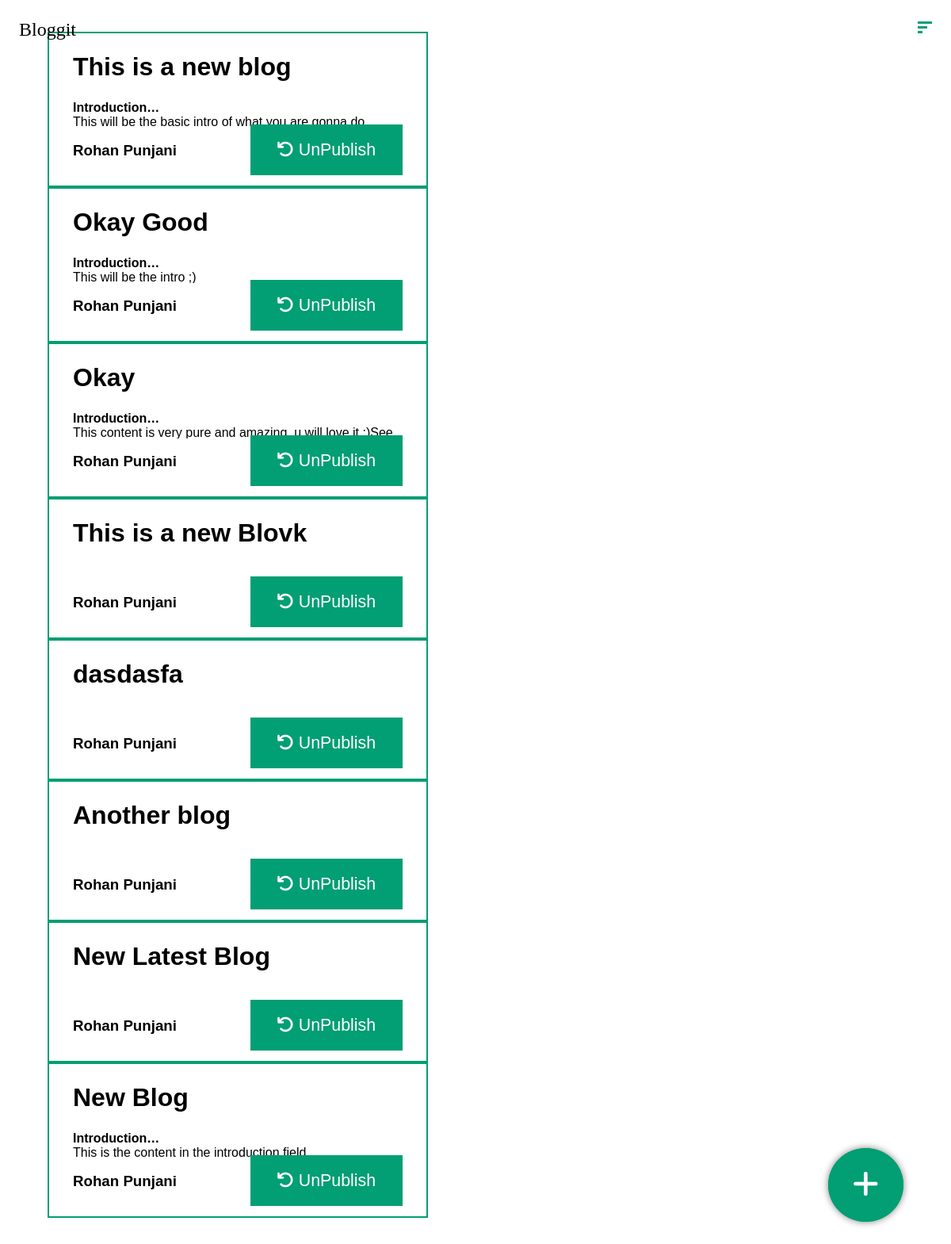
The app's page /published (signed in) with its own data.
### blog/models.py (models this page shows, shortened)
class blog(models.Model):
    user = models.ForeignKey(User, on_delete=models.CASCADE)
    heading = models.CharField(max_length=100)
    isPublished = models.BooleanField(default=False)
    created_at = models.DateTimeField(auto_now_add=True)
    updated_at = models.DateTimeField(auto_now=True)
    views = models.IntegerField(default=0)

class block(models.Model):
    blog = models.ForeignKey(blog, on_delete=models.CASCADE)
    position = models.IntegerField(default=0)
    title = models.CharField(max_length=50)
    content = models.TextField()
    isMerged = models.BooleanField(default=False)
    created_at = models.DateTimeField(auto_now_add=True)
    updated_at = models.DateTimeField(auto_now=True)

### blog/views.py (the view)
# urls.py: path('published', views.published, name='published'),
def published(request):
    if(request.user.is_authenticated):
        user = request.user
        published = user.blog_set.filter(isPublished=True).order_by('-id')
        return render(request, 'published.html', {
            'published_feeds': published,
        })
    else:
        return redirect('/')

### blog/templates/published.html (shortened to what this page needs)
<!DOCTYPE html>
<html lang="en">
<head>
    {% load static %}
    <link rel="stylesheet" href="{% static 'styles/nav.css' %}">
    <link rel="stylesheet" href="{% static 'styles/feed.css' %}">
    <link rel="stylesheet" href="{% static 'styles/new_blog.css' %}">
</head>
<body>
    <nav class="outer_nav">
        <li><a href="../">Bloggit</a></li>
        <li class="burger" state="ham">
            <div class="bar bar1"></div>
            <div class="bar bar2"></div>
            <div class="bar bar3"></div>
        </li>
    </nav>
    <div class="feed_container">
        {% for feed in published_feeds %}
            <div class="feed">
                <div class="feed_heading">
                    <h1>{{feed.heading}}</h1>
                </div>
                <div class="feed_content">
                    {% for block in feed.block_set.all %}
                        <h4>{{block.title}}</h4>
                        <p>{{block.content}}</p>
                        <br>
                    {% endfor %}
                </div>
                <div class="feed_footer">
                    <div class="post_author">
                        <h3>{{feed.user.first_name}} {{feed.user.last_name}}</h3>
                    </div>
                    <div class="btn-container">
                        <a class="button" href="../unpublish/{{feed.id}}">
                            <i class="fa fa-undo"></i> UnPublish
                        </a>
                    </div>
                </div>
            </div>
        {% endfor %}
    </div>
    <div class="floating_btn_container">
        <a class="button round add_btn" state="plus">
            <i class="fa fa-plus" aria-hidden="true"></i>
        </a>
    </div>
</body>
</html>

### blog/static/styles/nav.css (style rules this page uses)
* { margin: 0; padding: 0; box-sizing: border-box; }
html,body { scroll-behavior: smooth; max-width: 100vw; overflow-x: hidden; min-height: 100vh; }
nav { display: flex; font-size: 3vh; font-family: fantasy; justify-content: space-between; width: 100vw; position: fixed; z-index: 99; transition: all 0.5s ease-in-out; }
li { list-style-type: none; padding: 3vh; }
li a { color: black; text-decoration: none; }
.burger { cursor: pointer; }
.bar { width: 18px; height: 3px; background: #029e74; margin: 3px 0; }
.bar1 { width: 18px; }
.bar2 { width: 12px; }
.bar3 { width: 6px; }

### blog/static/styles/feed.css (style rules this page uses)
.feed_container { min-height: 100vh; width: 100vw; padding: 5vh 5vw; display: inline-block; align-items: center; }
.feed { max-height: 50vh; background: white; width: 40vw; overflow: hidden; padding: 0vh 2.5vw 2vh 2.5vw; border: 2px solid #029e74; vertical-align: middle; }
.feed .feed_heading { padding: 3vh 0; border: 0; font-family: Helvetica; }
.feed .feed_content { margin: 0; font-family: Helvetica; overflow: hidden; max-height: 20vh; padding: 0 0 2vh 0; background: white; overflow: hidden; text-overflow: ellipsis; display: -webkit-box; -webkit-line-clamp: 1; -webkit-box-orient: vertical; }
.feed .feed_content p { font-family: Helvetica; background: white; overflow: hidden; text-overflow: ellipsis; display: -webkit-box; -webkit-line-clamp: 2; -webkit-box-orient: vertical; }
.feed .feed_footer { margin: 2vh 0; display: flex; align-items: center; justify-content: space-between; font-family: Helvetica; width: inherit - 10vw; }
.button { padding: 18px 32px; font-size: 16pt; text-decoration: none; background: #029e74; color: white; border: 2px solid #029e74; transition: all 0.4s cubic-bezier(.47,0,.74,.71); margin-left: 20px; cursor: pointer; }

### blog/static/styles/new_blog.css (style rules this page uses)
.round { border-radius: 50%; }
.add_btn { margin-left: 0; padding: 18pt 22pt; box-shadow: 0 0 10px grey; font-size: 28pt; }
.floating_btn_container { position: fixed; right: 5vw; z-index: 101; bottom: 5vw; transition: all 0.3s ease; }

### records on screen
blog: heading "This is a new blog", user.first_name "Rohan", user.last_name "Punjani"
block: title "Introduction", content "This will be the basic intro of what you are gonna…"
blog: heading "Okay Good", user.first_name "Rohan", user.last_name "Punjani"
block: title "Introduction", content "This will be the intro ;)"
blog: heading "Okay", user.first_name "Rohan", user.last_name "Punjani"
block: title "Introduction", content "This content is very pure and amazing, u will love it…"
blog: heading "This is a new Blovk", user.first_name "Rohan", user.last_name "Punjani"
blog: heading "dasdasfa", user.first_name "Rohan", user.last_name "Punjani"
blog: heading "Another blog", user.first_name "Rohan", user.last_name "Punjani"
blog: heading "New Latest Blog", user.first_name "Rohan", user.last_name "Punjani"
blog: heading "New Blog", user.first_name "Rohan", user.last_name "Punjani"
block: title "Introduction", content "This is the content in the introduction field"
